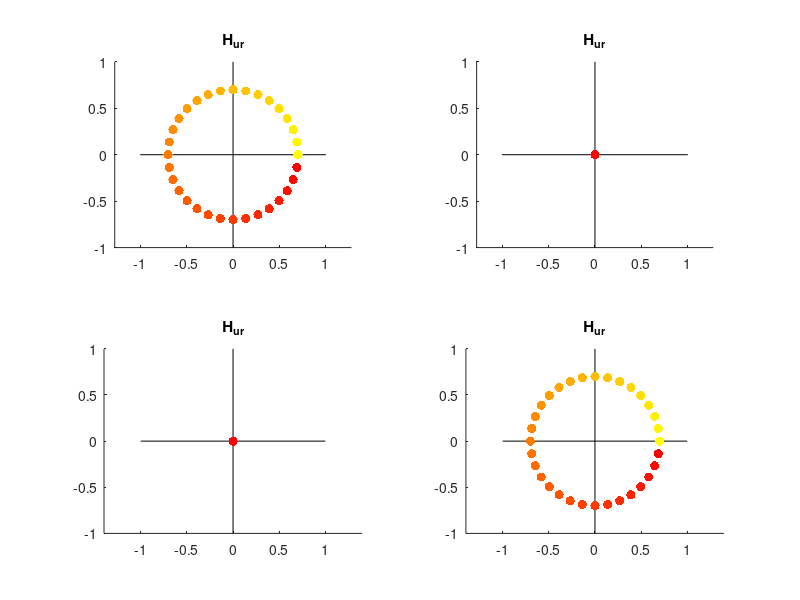
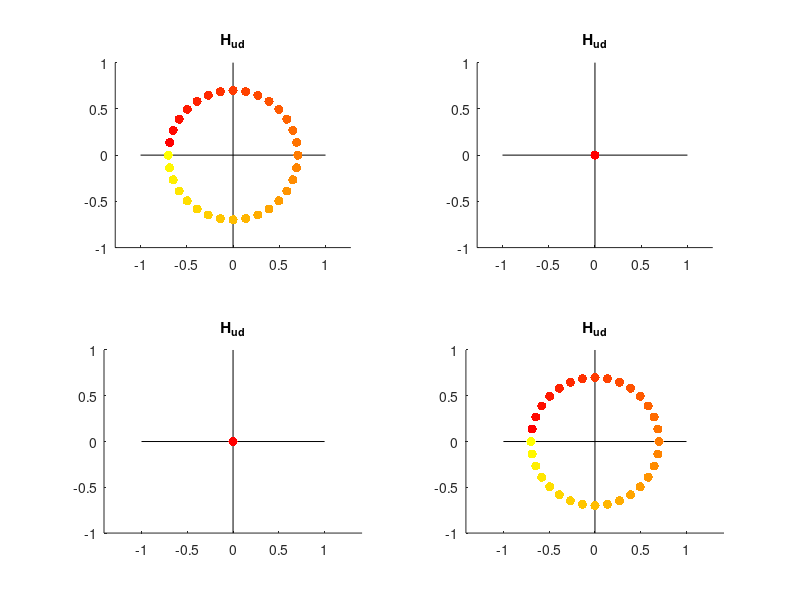
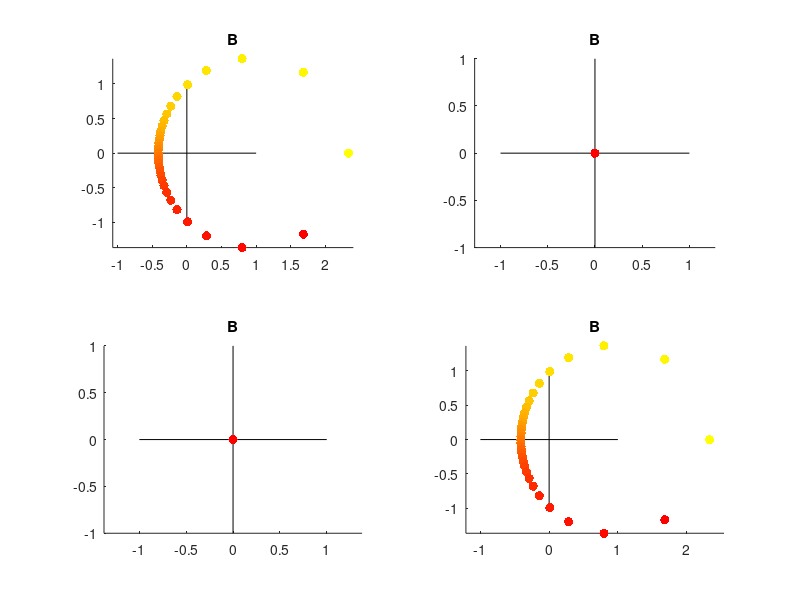
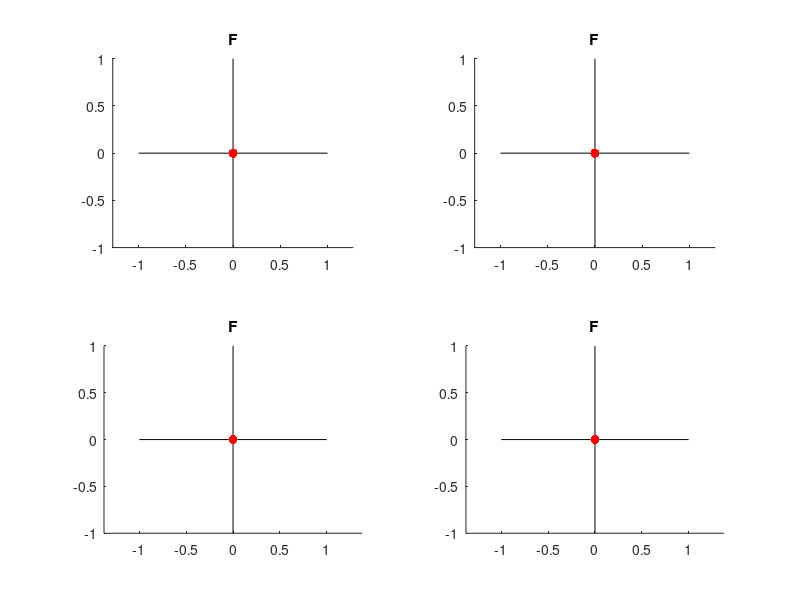

MATLAB code for these plots, in order:

interval = pi/16;

angle = -pi:interval:pi-interval;
realPart = cos(angle);
imaginaryPart = sin(angle);
comp1 = permute(realPart + imaginaryPart*1j,[2 1]);
n = length(comp1);
amp = linspace(0,0.7,n)';
comp1 = 0.7.*comp1;

angle = 0:interval:2*pi-interval;
realPart = cos(angle);
imaginaryPart = sin(angle);
comp2 = permute(realPart + imaginaryPart*1j,[2 1]);
n = length(comp2);
amp = linspace(0,0.7,n)';
comp2 = 0.7*comp2;

clear Hud Hur B F
Hud(1,1,:) = comp1;
Hud(2,2,:) = comp1;
Hur(1,1,:) = comp2;
Hur(2,2,:) = comp2;
M = eye(2);

% Hud(1,2,:) = comp1;
% Hud(2,1,:) = comp1;
% Hur(1,2,:) = comp2;
% Hur(2,1,:) = comp2;
% M = [0 1; 1 0];

% Hud(1,2,:) = comp1;
% Hud(2,1,:) = comp1;
% Hur(1,2,:) = comp2;
% Hur(2,1,:) = comp2;
% M = [0 1; -1 0];

% don't fix Hur or Hud
for i = 1:size(Hud,3)
    B(:,:,i) = -Hud(:,:,i)*inv(M*Hud(:,:,i) + eye(2));
    F(:,:,i) = Hur(:,:,i) + B(:,:,i)*(M*Hur(:,:,i) - eye(2));
end


% fix Hur or Hud
% idx = 1;
% fixedHur = false;
% 
% if fixedHur
%     for i = 1:size(Hud,3)
%         B(:,:,i) = -Hud(:,:,i)*inv(M*Hud(:,:,i) + eye(2));
%         F(:,:,i) = Hur(:,:,idx) + B(:,:,i)*(M*Hur(:,:,idx) - eye(2));
%     end
% else
%     for i = 1:size(Hud,3)
%         B(:,:,i) = -Hud(:,:,i)*inv(M*Hud(:,:,i) + eye(2));
%     end
%     for i = 1:size(Hud,3)
%         F(:,:,i) = Hur(:,:,i) + B(:,:,idx)*(M*Hur(:,:,i) - eye(2));
%     end
% end

nReal = numel(realPart);
nImag = numel(imaginaryPart);
col1 = [1 0 0];
col2 = [0 1 0];
col3 = [0 0 1];
col4 = [1 1 0];

map = [linspace(col4(1),col1(1),n)' linspace(col4(2),col1(2),n)' linspace(col4(3),col1(3),n)'];

figure(6); clf
for i = 1:2
    for k = 1:2
        subplot(2,2,2*(i-1)+k); hold on
        plot([-1 1],[0 0],'k')
        plot([0 0],[-1 1],'k')
        for j = 1:n
            plot(real(Hur(i,k,j)),imag(Hur(i,k,j)),'.','MarkerSize',20,'Color',map(j,:))
        end
        title('H_{ur}')
        axis equal
    end
end

figure(7); clf
for i = 1:2
    for k = 1:2
        subplot(2,2,2*(i-1)+k); hold on
        plot([-1 1],[0 0],'k')
        plot([0 0],[-1 1],'k')
        for j = 1:n
            plot(real(Hud(i,k,j)),imag(Hud(i,k,j)),'.','MarkerSize',20,'Color',map(j,:))
        end
        title('H_{ud}')
        axis equal
    end
end

figure(8); clf
for i = 1:2
    for j = 1:2
        subplot(2,2,2*(i-1)+j); hold on
        plot([-1 1],[0 0],'k')
        plot([0 0],[-1 1],'k')
        for k = 1:n
            plot(real(B(i,j,k)),imag(B(i,j,k)),'.','MarkerSize',20,'Color',map(k,:))
        end
        title('B')
        axis equal
    end
end

figure(9); clf
for i = 1:2
    for j = 1:2
        subplot(2,2,2*(i-1)+j); hold on
        plot([-1 1],[0 0],'k')
        plot([0 0],[-1 1],'k')
        for k = 1:n
            plot(real(F(i,j,k)),imag(F(i,j,k)),'.','MarkerSize',20,'Color',map(k,:))
        end
        title('F')
        axis equal
    end
end
